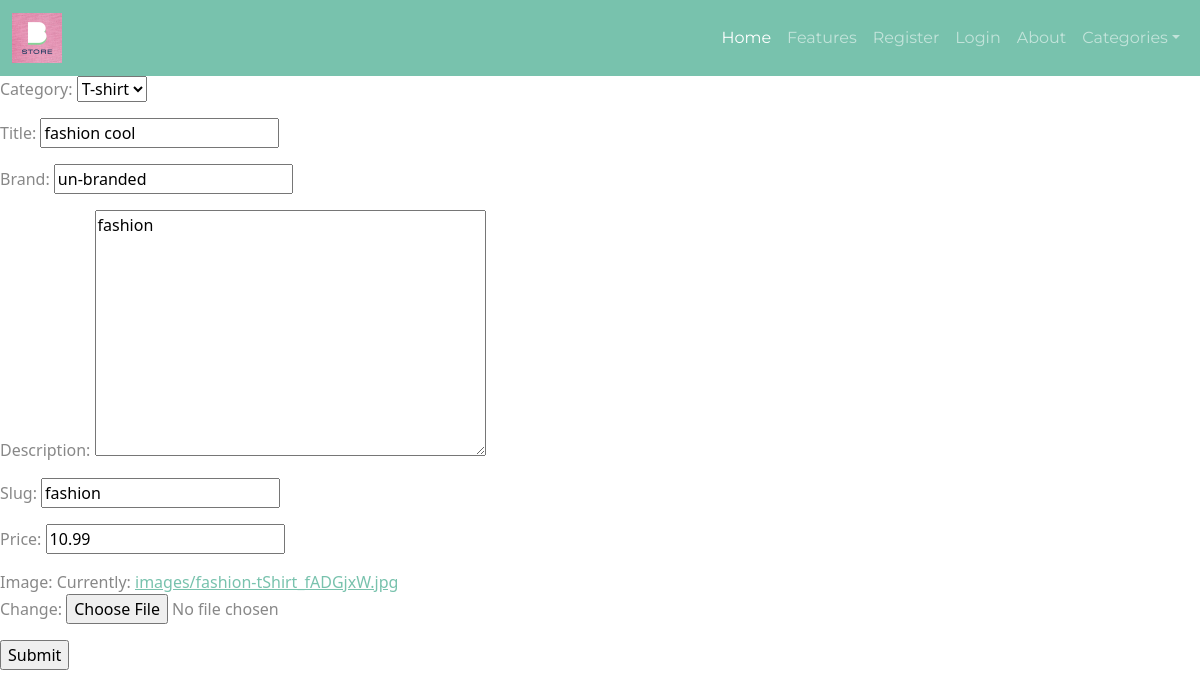
The page /update-product/fashion/ on the database its author committed.
### store/models.py (models this page shows, shortened)
class Product(models.Model):
    category = models.ForeignKey(Category, related_name='products', on_delete=models.CASCADE)
    title = models.CharField(max_length=200)
    brand = models.CharField(max_length=200, default="un-branded")
    description = models.TextField(blank=True)
    slug = models.SlugField(max_length=250, unique=True)
    price = models.DecimalField(max_digits = 6, decimal_places = 2)
    image = models.FileField(upload_to='images/', default="images/default.png")
    class Meta:
        verbose_name_plural = "products"

### store/views.py (the view)
# urls.py: path('update-product/<slug:slug>/', views.updateProduct, name="update-product"),
def updateProduct(request, slug):
    try:
        product = Product.objects.get(slug=slug)
    except Product.DoesNotExist:
        return render(request, '404.html')
    form = ProductForm(instance = product)
    if request.method == "POST":
        form = ProductForm(request.POST, request.FILES, instance = product)
        if form.is_valid():
            form.save()
            return redirect('store')
    context = {'form': form}
    return render(request, "store/store-form.html", context)

### store/forms.py
class ProductForm(ModelForm):
    class Meta:
        model = Product
        fields = '__all__'

### store/models.py (called while the page is built)
    def __str__(self):
        return self.name

### store/templates/store/store-form.html
{% extends 'base.html' %} {% block content %}
<form action="" method="POST" enctype="multipart/form-data">
    {% csrf_token %} {{form.as_p}}
    <input type="submit" />
</form>
{% endblock %}

### static/css/styles.css (style rules this page uses)
html, body { padding: 0; margin: 0; box-sizing: border-box; }

### rows shown on the page
Product: category "T-shirt", title "fashion cool", brand "un-branded", description "fashion", slug "fashion", price "10.99"
